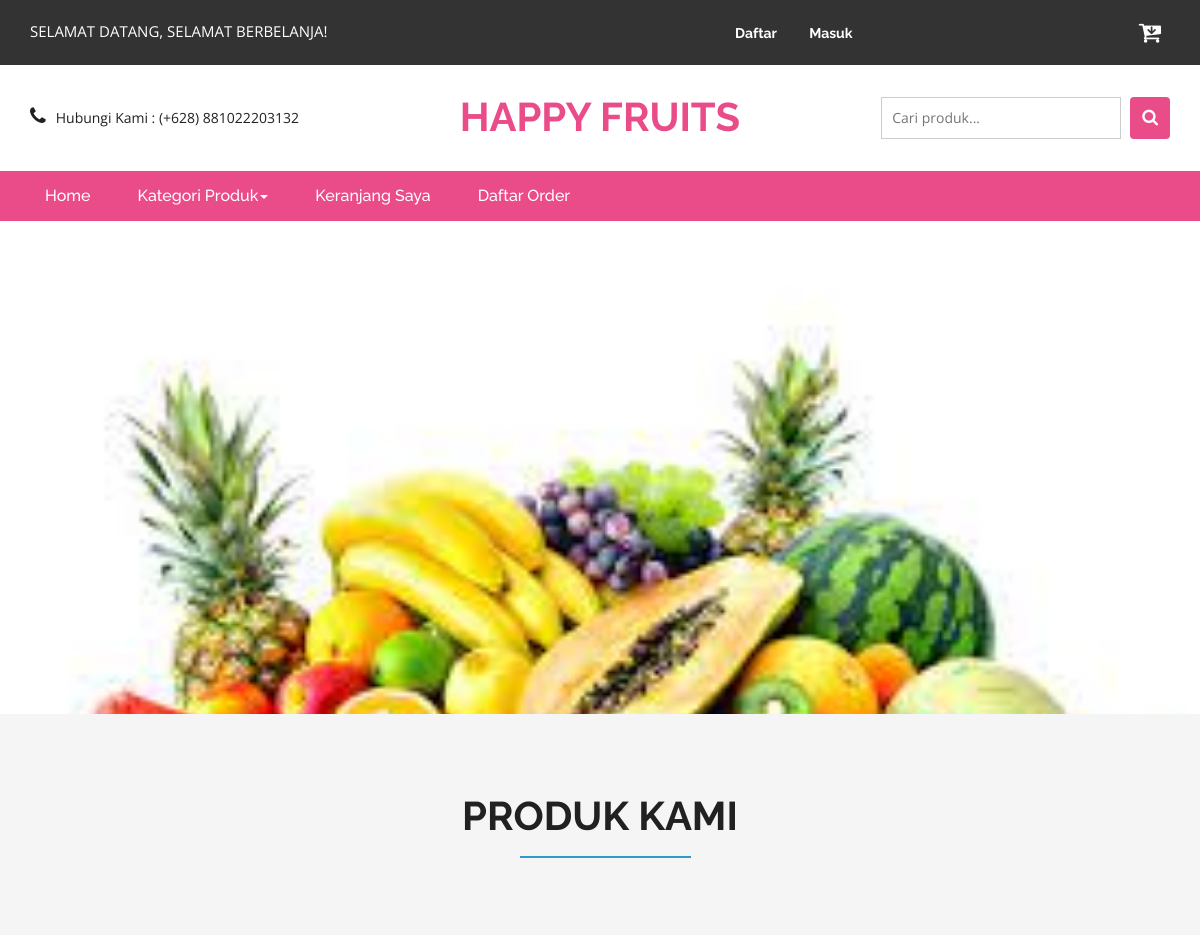
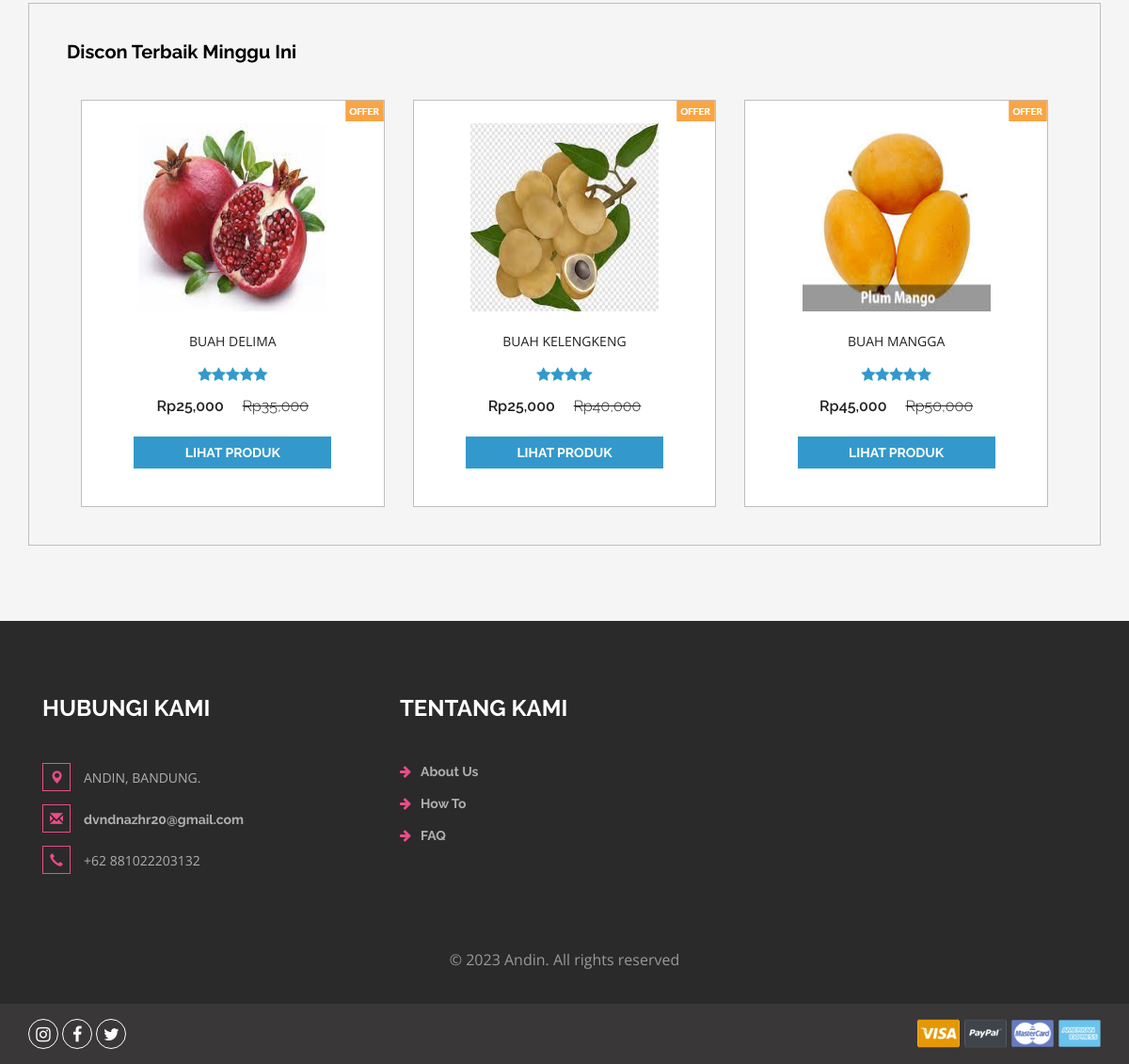
The page / on the database its author committed (2 pictures, top to bottom).
### tables this page shows
CREATE TABLE `produk` (
  `idproduk` int(11) NOT NULL,
  `idkategori` int(11) NOT NULL,
  `namaproduk` varchar(30) NOT NULL,
  `gambar` varchar(100) NOT NULL,
  `deskripsi` varchar(200) NOT NULL,
  `rate` int(11) NOT NULL,
  `hargabefore` int(11) NOT NULL,
  `hargaafter` int(11) NOT NULL,
  `tgldibuat` timestamp NOT NULL DEFAULT current_timestamp()
);

### index.php (the view, shortened to what this page needs)
<?php
include 'dbconnect.php';
?>
<!DOCTYPE html>
<html>
<head>
<link href="css/bootstrap.css" rel="stylesheet" type="text/css" media="all" />
<link href="css/style.css" rel="stylesheet" type="text/css" media="all" />
<link href="css/font-awesome.css" rel="stylesheet">
</head>
<body>
	<div class="agileits_header">
		<div class="container">
			<div class="w3l_offers">
				<p>SELAMAT DATANG, SELAMAT BERBELANJA!</p>
			</div>
			<div class="agile-login">
				<ul>
				<?php
				if(!isset($_SESSION['log'])){
					echo '
					<li><a href="registered.php"> Daftar</a></li>
					<li><a href="login.php">Masuk</a></li>
					';
				}
				?>
				</ul>
			</div>
			<div class="product_list_header">
					<a href="cart.php"><button class="w3view-cart" type="submit" name="submit" value=""><i class="fa fa-cart-arrow-down" aria-hidden="true"></i></button>
					 </a>
			</div>
			<div class="clearfix"> </div>
		</div>
	</div>
	<div class="logo_products">
		<div class="container">
		<div class="w3ls_logo_products_left1">
				<ul class="phone_email">
					<li><i class="fa fa-phone" aria-hidden="true"></i>Hubungi Kami : (+628) 881022203132</li>
				</ul>
			</div>
			<div class="w3ls_logo_products_left">
				<h1><a href="index.php">HAPPY FRUITS</a></h1>
			</div>
		<div class="w3l_search">
			<form action="search.php" method="post">
				<input type="search" name="Search" placeholder="Cari produk...">
				<button type="submit" class="btn btn-default search" aria-label="Left Align">
					<i class="fa fa-search" aria-hidden="true"> </i>
				</button>
			</form>
		</div>
			<div class="clearfix"> </div>
		</div>
	</div>
	<div class="navigation-agileits">
		<div class="container">
			<nav class="navbar navbar-default">
							<div class="collapse navbar-collapse" id="bs-megadropdown-tabs">
								<ul class="nav navbar-nav">
									<li class="active"><a href="index.php" class="act">Home</a></li>
									<li class="dropdown">
										<a href="#" class="dropdown-toggle" data-toggle="dropdown">Kategori Produk<b class="caret"></b></a>
									</li>
									<li><a href="cart.php">Keranjang Saya</a></li>
									<li><a href="daftarorder.php">Daftar Order</a></li>
								</ul>
							</div>
							</nav>
			</div>
		</div>
		<ul id="demo1">
			<li>
				<img src="images/slid1.png" alt="" />
			</li>
		</ul>
	<div class="top-brands">
		<div class="container">
		<h2>Produk Kami</h2>
			<div class="grid_3 grid_5">
				<div class="bs-example bs-example-tabs" role="tabpanel" data-example-id="togglable-tabs">
					<div id="myTabContent" class="tab-content">
						<div role="tabpanel" class="tab-pane fade in active" id="expeditions" aria-labelledby="expeditions-tab">
							<div class="agile-tp">
								<h5>Discon Terbaik Minggu Ini
								</h5>
								</div>
							<div class="agile_top_brands_grids">
							<?php
											$brgs=mysqli_query($conn,"SELECT * from produk order by idproduk ASC");
											while($p=mysqli_fetch_array($brgs)){
												?>
								<div class="col-md-4 top_brand_left">
									<div class="hover14 column">
										<div class="agile_top_brand_left_grid">
											<div class="agile_top_brand_left_grid_pos">
												<img src="images/offer.png" alt=" " class="img-responsive" />
											</div>
											<div class="agile_top_brand_left_grid1">
												<figure>
													<div class="snipcart-item block" >
														<div class="snipcart-thumb">
															<a href="product.php?idproduk=<?php echo $p['idproduk'] ?>"><img title=" " alt=" " src="<?php echo $p['gambar']?>" width="200px" height="200px" /></a>
															<p><?php echo $p['namaproduk'] ?></p>
															<div class="stars">
															<?php
															$rate = $p['rate'];
															for($n=1;$n<=$rate;$n++){
																echo '<i class="fa fa-star blue-star" aria-hidden="true"></i>';
															};
															?>
															</div>
															<h4>Rp<?php echo number_format($p['hargaafter']) ?> <span>Rp<?php echo number_format($p['hargabefore']) ?></span></h4>
														</div>
														<div class="snipcart-details top_brand_home_details">
																<fieldset>
																	<a href="product.php?idproduk=<?php echo $p['idproduk'] ?>"><input type="submit" class="button" value="Lihat Produk" /></a>
																</fieldset>
														</div>
													</div>
												</figure>
											</div>
										</div>
									</div>
								</div>
								<?php
											}
								?>
							</div>
						</div>
					</div>
				</div>
			</div>
		</div>
	</div>
<div class="footer">
		<div class="container">
			<div class="w3_footer_grids">
				<div class="col-md-4 w3_footer_grid">
					<h3>Hubungi Kami</h3>
					<ul class="address">
						<li><i class="glyphicon glyphicon-map-marker" aria-hidden="true"></i>ANDIN, BANDUNG.</li>
						<li><i class="glyphicon glyphicon-envelope" aria-hidden="true"></i><a href="mailto:info@email">dvndnazhr20@gmail.com</a></li>
						<li><i class="glyphicon glyphicon-earphone" aria-hidden="true"></i>+62 881022203132</li>
					</ul>
				</div>
				<div class="col-md-3 w3_footer_grid">
					<h3>Tentang Kami</h3>
					<ul class="info">
						<li><i class="fa fa-arrow-right" aria-hidden="true"></i><a href="about.html">About Us</a></li>
						<li><i class="fa fa-arrow-right" aria-hidden="true"></i><a href="about.html">How To</a></li>
						<li><i class="fa fa-arrow-right" aria-hidden="true"></i><a href="about.html">FAQ</a></li>
					</ul>
				</div>
				<div class="clearfix"> </div>
			</div>
		</div>
		<div class="footer-copy">
			<div class="container">
				<p>© 2023 Andin. All rights reserved</p>
			</div>
		</div>
	</div>
	<div class="footer-botm">
			<div class="container">
				<div class="w3layouts-foot">
					<ul>
						<li><a href="#" class="w3_agile_instagram"><i class="fa fa-instagram" aria-hidden="true"></i></a></li>
						<li><a href="#" class="w3_agile_facebook"><i class="fa fa-facebook" aria-hidden="true"></i></a></li>
						<li><a href="#" class="agile_twitter"><i class="fa fa-twitter" aria-hidden="true"></i></a></li>
					</ul>
				</div>
				<div class="payment-w3ls">
					<img src="images/card.png" alt=" " class="img-responsive">
				</div>
				<div class="clearfix"> </div>
			</div>
		</div>
<link href="css/skdslider.css" rel="stylesheet">
</body>
</html>

### css/skdslider.css (style rules this page uses)
.skdslider ul.slides { margin:0; padding:0; list-style-type:none; }
.skdslider ul.slides li { display: none; }
.skdslider ul.slides li img { width: 100%; border:0; }

### rows shown on the page
produk: gambar (picture), namaproduk "BUAH DELIMA", rate 5 (drawn), hargaafter "25,000", hargabefore "35,000"
produk: gambar (picture), namaproduk "BUAH KELENGKENG", rate 4 (drawn), hargaafter "25,000", hargabefore "40,000"
produk: gambar (picture), namaproduk "BUAH MANGGA", rate 5 (drawn), hargaafter "45,000", hargabefore "50,000"
